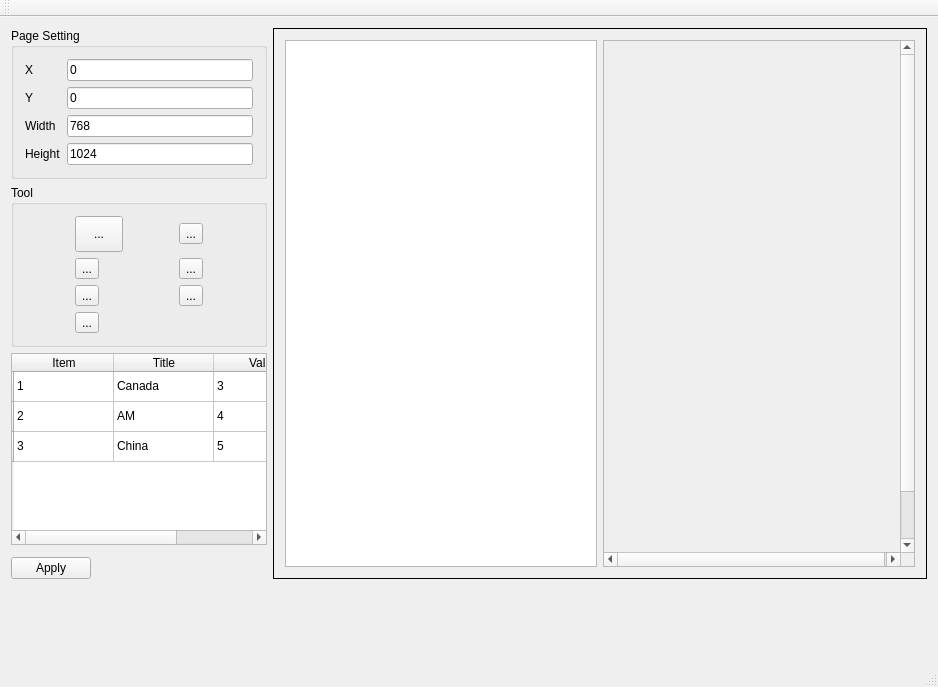
<?xml version="1.0" encoding="UTF-8"?>
<ui version="4.0">
 <class>MainWindow</class>
 <widget class="QMainWindow" name="MainWindow">
  <property name="geometry">
   <rect>
    <x>0</x>
    <y>0</y>
    <width>938</width>
    <height>687</height>
   </rect>
  </property>
  <property name="windowTitle">
   <string>MainWindow</string>
  </property>
  <widget class="QWidget" name="centralWidget">
   <layout class="QGridLayout" name="gridLayout_3">
    <item row="0" column="0" colspan="2">
     <layout class="QVBoxLayout" name="verticalLayout">
      <item>
       <widget class="QGroupBox" name="groupBox">
        <property name="sizePolicy">
         <sizepolicy hsizetype="Preferred" vsizetype="Preferred">
          <horstretch>0</horstretch>
          <verstretch>0</verstretch>
         </sizepolicy>
        </property>
        <property name="title">
         <string>Page Setting</string>
        </property>
        <layout class="QGridLayout" name="gridLayout">
         <item row="0" column="0">
          <widget class="QLabel" name="label">
           <property name="text">
            <string>X</string>
           </property>
          </widget>
         </item>
         <item row="0" column="1">
          <widget class="QLineEdit" name="le_x">
           <property name="sizePolicy">
            <sizepolicy hsizetype="Preferred" vsizetype="Fixed">
             <horstretch>0</horstretch>
             <verstretch>0</verstretch>
            </sizepolicy>
           </property>
           <property name="text">
            <string>0</string>
           </property>
          </widget>
         </item>
         <item row="1" column="0">
          <widget class="QLabel" name="label_2">
           <property name="text">
            <string>Y</string>
           </property>
          </widget>
         </item>
         <item row="1" column="1">
          <widget class="QLineEdit" name="le_y">
           <property name="text">
            <string>0</string>
           </property>
          </widget>
         </item>
         <item row="2" column="0">
          <widget class="QLabel" name="label_3">
           <property name="text">
            <string>Width</string>
           </property>
          </widget>
         </item>
         <item row="2" column="1">
          <widget class="QLineEdit" name="le_width">
           <property name="text">
            <string>768</string>
           </property>
          </widget>
         </item>
         <item row="3" column="0">
          <widget class="QLabel" name="label_4">
           <property name="text">
            <string>Height</string>
           </property>
          </widget>
         </item>
         <item row="3" column="1">
          <widget class="QLineEdit" name="le_height">
           <property name="text">
            <string>1024</string>
           </property>
          </widget>
         </item>
        </layout>
       </widget>
      </item>
      <item>
       <widget class="QGroupBox" name="groupBox_3">
        <property name="sizePolicy">
         <sizepolicy hsizetype="Preferred" vsizetype="Preferred">
          <horstretch>0</horstretch>
          <verstretch>0</verstretch>
         </sizepolicy>
        </property>
        <property name="title">
         <string>Tool</string>
        </property>
        <layout class="QGridLayout" name="gridLayout_2">
         <item row="6" column="0">
          <widget class="QToolButton" name="toolButton_7">
           <property name="text">
            <string>...</string>
           </property>
          </widget>
         </item>
         <item row="0" column="0">
          <widget class="QToolButton" name="btnCheckbox">
           <property name="minimumSize">
            <size>
             <width>48</width>
             <height>36</height>
            </size>
           </property>
           <property name="text">
            <string>...</string>
           </property>
           <property name="icon">
            <iconset resource="app.qrc">
             <normaloff>:/app/img/par_1411128613.jpg</normaloff>:/app/img/par_1411128613.jpg</iconset>
           </property>
           <property name="iconSize">
            <size>
             <width>48</width>
             <height>36</height>
            </size>
           </property>
          </widget>
         </item>
         <item row="2" column="0">
          <widget class="QToolButton" name="btnText">
           <property name="text">
            <string>...</string>
           </property>
           <property name="icon">
            <iconset resource="app.qrc">
             <normaloff>:/app/img/red-label.jpg</normaloff>:/app/img/red-label.jpg</iconset>
           </property>
           <property name="iconSize">
            <size>
             <width>48</width>
             <height>36</height>
            </size>
           </property>
          </widget>
         </item>
         <item row="1" column="0">
          <widget class="QToolButton" name="btnRadiobox">
           <property name="text">
            <string>...</string>
           </property>
           <property name="icon">
            <iconset resource="app.qrc">
             <normaloff>:/app/img/custom-radio-buttons.png</normaloff>:/app/img/custom-radio-buttons.png</iconset>
           </property>
           <property name="iconSize">
            <size>
             <width>48</width>
             <height>36</height>
            </size>
           </property>
          </widget>
         </item>
         <item row="0" column="1">
          <widget class="QToolButton" name="btnCombo">
           <property name="text">
            <string>...</string>
           </property>
           <property name="icon">
            <iconset resource="app.qrc">
             <normaloff>:/app/img/combobox-data-entry-s.png</normaloff>:/app/img/combobox-data-entry-s.png</iconset>
           </property>
           <property name="iconSize">
            <size>
             <width>48</width>
             <height>36</height>
            </size>
           </property>
          </widget>
         </item>
         <item row="1" column="1">
          <widget class="QToolButton" name="btnBarcode">
           <property name="text">
            <string>...</string>
           </property>
           <property name="icon">
            <iconset resource="app.qrc">
             <normaloff>:/app/img/barcode.png</normaloff>:/app/img/barcode.png</iconset>
           </property>
           <property name="iconSize">
            <size>
             <width>48</width>
             <height>36</height>
            </size>
           </property>
          </widget>
         </item>
         <item row="2" column="1">
          <widget class="QToolButton" name="toolButton_6">
           <property name="text">
            <string>...</string>
           </property>
          </widget>
         </item>
        </layout>
       </widget>
      </item>
      <item>
       <widget class="QTableWidget" name="tbProperty">
        <property name="sizePolicy">
         <sizepolicy hsizetype="Fixed" vsizetype="Expanding">
          <horstretch>0</horstretch>
          <verstretch>0</verstretch>
         </sizepolicy>
        </property>
        <row>
         <property name="text">
          <string/>
         </property>
        </row>
        <row>
         <property name="text">
          <string/>
         </property>
        </row>
        <row>
         <property name="text">
          <string/>
         </property>
        </row>
        <column>
         <property name="text">
          <string>Item</string>
         </property>
        </column>
        <column>
         <property name="text">
          <string>Title</string>
         </property>
        </column>
        <column>
         <property name="text">
          <string>Value</string>
         </property>
        </column>
        <item row="0" column="0">
         <property name="text">
          <string>1</string>
         </property>
        </item>
        <item row="0" column="1">
         <property name="text">
          <string>Canada</string>
         </property>
        </item>
        <item row="0" column="2">
         <property name="text">
          <string>3</string>
         </property>
        </item>
        <item row="1" column="0">
         <property name="text">
          <string>2</string>
         </property>
        </item>
        <item row="1" column="1">
         <property name="text">
          <string>AM</string>
         </property>
        </item>
        <item row="1" column="2">
         <property name="text">
          <string>4</string>
         </property>
        </item>
        <item row="2" column="0">
         <property name="text">
          <string>3</string>
         </property>
        </item>
        <item row="2" column="1">
         <property name="text">
          <string>China</string>
         </property>
        </item>
        <item row="2" column="2">
         <property name="text">
          <string>5</string>
         </property>
        </item>
       </widget>
      </item>
      <item>
       <widget class="QWidget" name="widget" native="true"/>
      </item>
      <item>
       <widget class="QPushButton" name="btnApply">
        <property name="sizePolicy">
         <sizepolicy hsizetype="Fixed" vsizetype="Fixed">
          <horstretch>0</horstretch>
          <verstretch>0</verstretch>
         </sizepolicy>
        </property>
        <property name="text">
         <string>Apply</string>
        </property>
       </widget>
      </item>
     </layout>
    </item>
    <item row="0" column="2">
     <widget class="QFrame" name="frame">
      <property name="sizePolicy">
       <sizepolicy hsizetype="Preferred" vsizetype="Preferred">
        <horstretch>2</horstretch>
        <verstretch>0</verstretch>
       </sizepolicy>
      </property>
      <property name="frameShape">
       <enum>QFrame::Box</enum>
      </property>
      <property name="frameShadow">
       <enum>QFrame::Plain</enum>
      </property>
      <layout class="QGridLayout" name="gridLayout_4">
       <item row="0" column="0">
        <widget class="QGraphicsView" name="graphicsView"/>
       </item>
       <item row="0" column="1">
        <widget class="QScrollArea" name="scrollArea">
         <property name="widgetResizable">
          <bool>false</bool>
         </property>
         <widget class="QWidget" name="scrollAreaWidgetContents">
          <property name="geometry">
           <rect>
            <x>0</x>
            <y>0</y>
            <width>298</width>
            <height>566</height>
           </rect>
          </property>
         </widget>
        </widget>
       </item>
      </layout>
     </widget>
    </item>
    <item row="1" column="0">
     <spacer name="verticalSpacer">
      <property name="orientation">
       <enum>Qt::Vertical</enum>
      </property>
      <property name="sizeHint" stdset="0">
       <size>
        <width>20</width>
        <height>40</height>
       </size>
      </property>
     </spacer>
    </item>
   </layout>
  </widget>
  <widget class="QMenuBar" name="menuBar">
   <property name="geometry">
    <rect>
     <x>0</x>
     <y>0</y>
     <width>938</width>
     <height>22</height>
    </rect>
   </property>
  </widget>
  <widget class="QToolBar" name="mainToolBar">
   <attribute name="toolBarArea">
    <enum>TopToolBarArea</enum>
   </attribute>
   <attribute name="toolBarBreak">
    <bool>false</bool>
   </attribute>
  </widget>
  <widget class="QStatusBar" name="statusBar"/>
 </widget>
 <layoutdefault spacing="6" margin="11"/>
 <resources>
  <include location="app.qrc"/>
 </resources>
 <connections/>
</ui>
